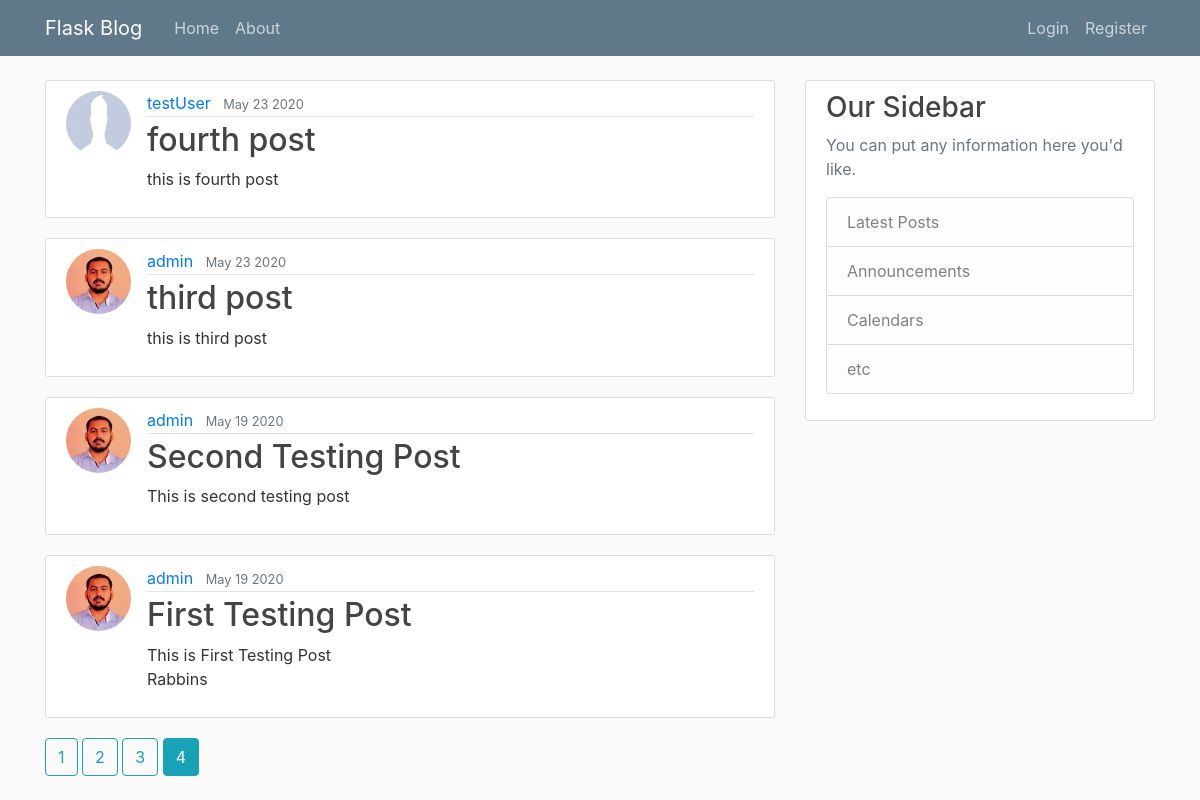
/?page=4, run on the app's committed database.
### flaskblog/models.py (models this page shows, shortened)
class Post(db.Model):
	id = db.Column(db.Integer, primary_key=True)
	title = db.Column(db.String(100), nullable=False)
	date_posted = db.Column(db.DateTime, nullable=False, default=datetime.utcnow)
	content = db.Column(db.Text, nullable=False)
	user_id = db.Column(db.Integer, db.ForeignKey('user.id'), nullable=False)

class User(db.Model, UserMixin):
	id = db.Column(db.Integer, primary_key=True)
	username = db.Column(db.String(20), unique=True, nullable=False)
	email = db.Column(db.String(120), unique=True, nullable=False)
	image_file = db.Column(db.String(20), nullable=False, default='default.jpg')
	password = db.Column(db.String(60), nullable=False)
	posts = db.relationship('Post', backref='author', lazy=True)

### flaskblog/main/routes.py (the view)
@main.route("/")
def home():
    page = request.args.get('page', 1, type=int)
    posts = Post.query.order_by(Post.date_posted.desc()).paginate(page=page, per_page=5)
    return render_template('home.html', posts=posts)

### flaskblog/templates/home.html (shortened to what this page needs)
{% extends "layout.html" %}
{% block content %}
	{% for post in posts.items %}
		<article class="media content-section">
			<img class="rounded-circle article-img" src="{{ url_for('static',
				filename='profile_pics/'+post.author.image_file) }}">
			<div class="media-body">
				<div class="article-metadata">
			    	<a class="mr-2" href="{{ url_for('users.user_posts', username=post.author.username) }}">{{ post.author.username }}</a>
			    	<small class="text-muted">{{ post.date_posted.strftime('%b %d %Y') }}</small>
			   </div>
			    <h2><a class="article-title" href="{{url_for('posts.post', post_id=post.id)}}">{{ post.title }}</a></h2>
			    <p class="article-content">{{ post.content }}</p>
			</div>
		</article>
	{% endfor %}
	{% for page_num in posts.iter_pages() %}
		{% if page_num %}
			{% if posts.page == page_num %}
				<a class="btn btn-info mb-4" href="{{ url_for('main.home', page=page_num) }}"> {{ page_num }} </a>
			{% else %}
				<a class="btn btn-outline-info mb-4" href="{{ url_for('main.home', page=page_num) }}"> {{ page_num }} </a>
			{% endif %}
		{% endif %}
	{% endfor %}
{% endblock content %}

### flaskblog/static/main.css (style rules this page uses)
body { background: #fafafa; color: #333333; margin-top: 5rem; }
h1, h2, h3, h4, h5, h6 { color: #444444; }
.content-section { background: #ffffff; padding: 10px 20px; border: 1px solid #dddddd; border-radius: 3px; margin-bottom: 20px; }
.article-title { color: #444444; }
.article-content { white-space: pre-line; }
.article-img { height: 65px; width: 65px; margin-right: 16px; }
.article-metadata { padding-bottom: 1px; margin-bottom: 4px; border-bottom: 1px solid #e3e3e3 }

### data on the page
Post: image_file (placeholder picture), author.username "testUser", date_posted "May 23 2020", title "fourth post", content "this is fourth post"
Post: image_file (picture), author.username "admin", date_posted "May 23 2020", title "third post", content "this is third post"
Post: image_file (picture), author.username "admin", date_posted "May 19 2020", title "Second Testing Post", content "This is second testing post"
Post: image_file (picture), author.username "admin", date_posted "May 19 2020", title "First Testing Post", content "This is First Testing Post Rabbins"

### other printed values
{{ page_num }} "1" "2" "3"
{{ page_num }} "4"
